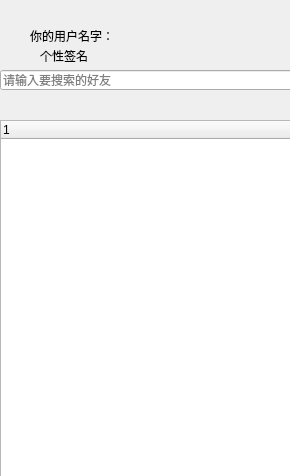
<?xml version="1.0" encoding="UTF-8"?>
<ui version="4.0">
 <class>showwindow</class>
 <widget class="QWidget" name="showwindow">
  <property name="geometry">
   <rect>
    <x>0</x>
    <y>0</y>
    <width>290</width>
    <height>476</height>
   </rect>
  </property>
  <property name="windowTitle">
   <string>Form</string>
  </property>
  <widget class="QLabel" name="backgroundLabel">
   <property name="geometry">
    <rect>
     <x>-210</x>
     <y>0</y>
     <width>541</width>
     <height>121</height>
    </rect>
   </property>
   <property name="text">
    <string/>
   </property>
   <property name="pixmap">
    <pixmap resource="showwindow.qrc">:/show/image/love.jpg</pixmap>
   </property>
  </widget>
  <widget class="QLabel" name="nameLabel">
   <property name="geometry">
    <rect>
     <x>30</x>
     <y>20</y>
     <width>111</width>
     <height>31</height>
    </rect>
   </property>
   <property name="styleSheet">
    <string notr="true">font: 12pt &quot;微软雅黑&quot;;</string>
   </property>
   <property name="text">
    <string>你的用户名字：</string>
   </property>
  </widget>
  <widget class="QLabel" name="showLabel">
   <property name="geometry">
    <rect>
     <x>40</x>
     <y>50</y>
     <width>54</width>
     <height>12</height>
    </rect>
   </property>
   <property name="text">
    <string>个性签名</string>
   </property>
  </widget>
  <widget class="QLineEdit" name="lookuplineEdit">
   <property name="geometry">
    <rect>
     <x>0</x>
     <y>70</y>
     <width>331</width>
     <height>20</height>
    </rect>
   </property>
   <property name="placeholderText">
    <string>请输入要搜索的好友</string>
   </property>
  </widget>
  <widget class="QTreeWidget" name="treeWidget">
   <property name="geometry">
    <rect>
     <x>0</x>
     <y>120</y>
     <width>291</width>
     <height>361</height>
    </rect>
   </property>
   <column>
    <property name="text">
     <string notr="true">1</string>
    </property>
   </column>
  </widget>
 </widget>
 <resources>
  <include location="showwindow.qrc"/>
 </resources>
 <connections/>
</ui>
